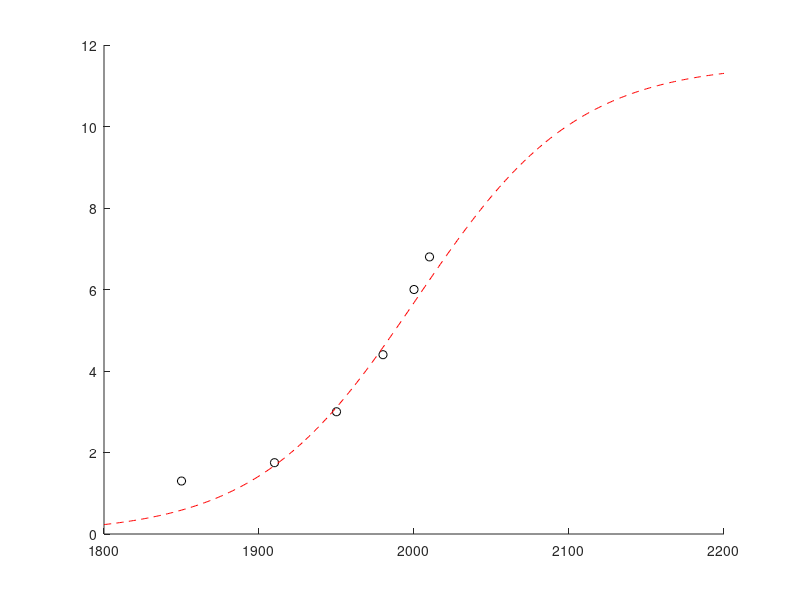

Write the MATLAB code that produced this figure.
clear
year = [ 1850 1910 1950 1980 2000 2010];
population = [ 1.3 1.75 3 4.4 6 6.8 ];

yearplot = 1800:1:2200
popfunct = 11.55 ./ (1 + 18.7 .* exp(-0.0193 .* (yearplot - 1850)));

clf
hold on
plot (year, population, 'ko')
plot (yearplot, popfunct, '--r')
hold off